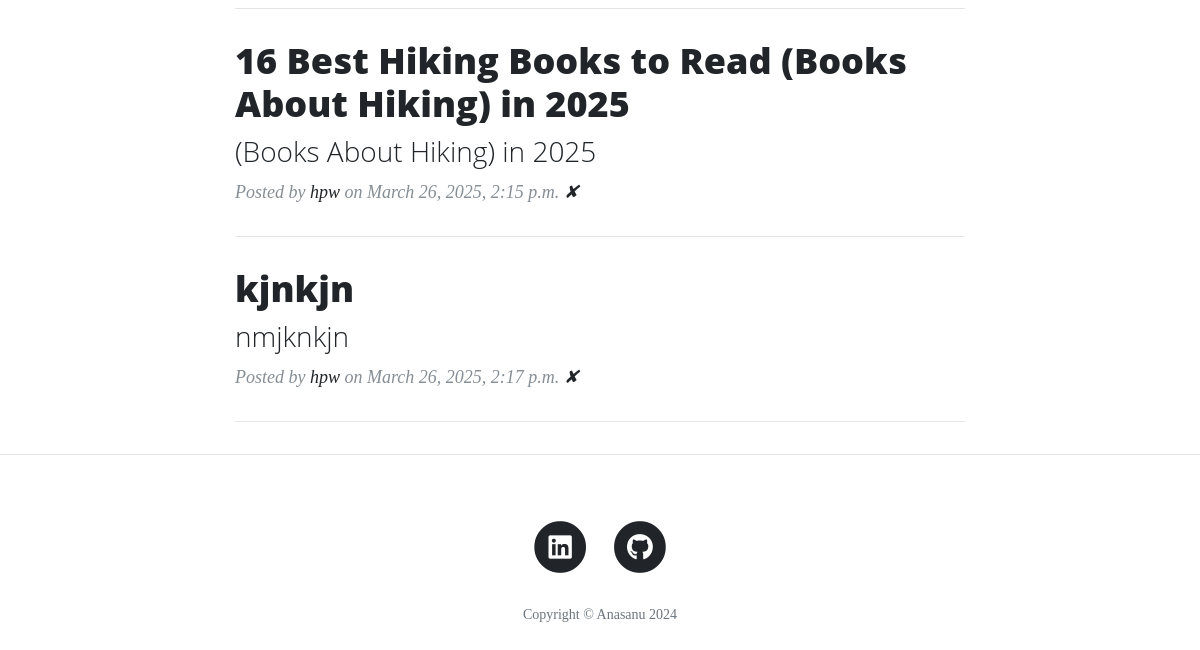
Before: /home/ (lower part) with the older database file.
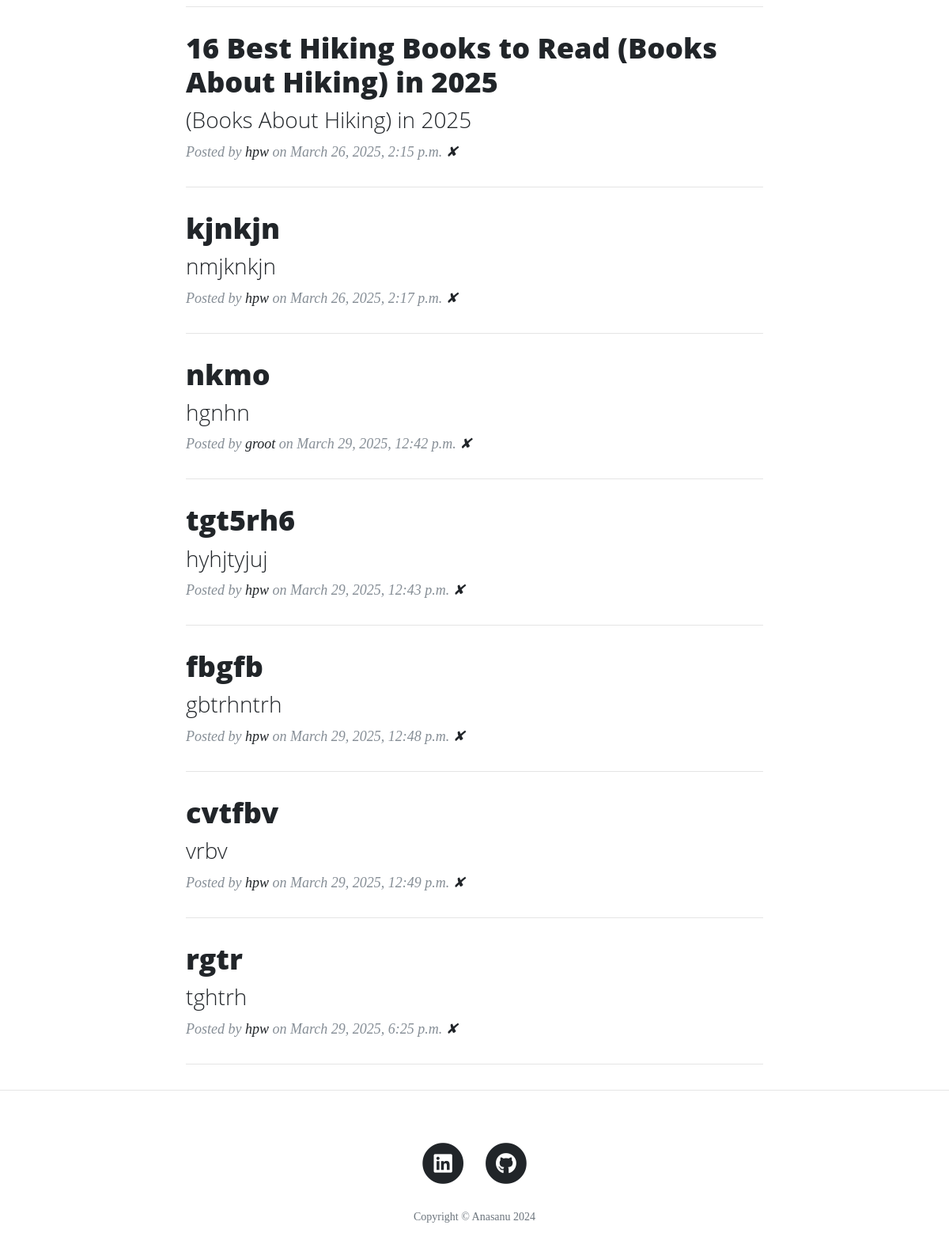
After: the same page with the newer database file.
### blog/models.py (models this page shows, shortened)
class Post(models.Model):
    id = models.UUIDField(primary_key=True, unique=True,
                          editable=False, default=uuid.uuid4)
    title = models.CharField(max_length=200, null=False)
    subtitle =models.CharField(max_length=200)
    content = CKEditor5Field('Content', config_name='extends')
    author = models.ForeignKey(Profile, on_delete=models.CASCADE)
    image = models.ImageField(null=True)
    created_at = models.DateTimeField(auto_now_add=True)
    updated_at = models.DateTimeField(default=now, editable=False)

### user/models.py (models this page shows, shortened)
class Profile(models.Model):
    user = models.OneToOneField(User, on_delete=models.CASCADE)
    photo = models.ImageField(blank=True)
    bio = models.CharField(max_length=150, blank=True)
    location = models.OneToOneField(Location, on_delete=models.SET_NULL,
                                    null=True)

### blog/views.py (the view)
# urls.py: path('home/', home_page, name='home'),
def home_page(request):
    all_posts = Post.objects.all()
    return render (request, 'views/home.html',{
        'all_posts':all_posts })

### blog/templates/views/home.html (shortened to what this page needs)
{% extends "base/base.html" %}
{% load static %}
{% block 'body' %}
  <div class="container">
    <div class="row">
      <div class="col-lg-8 col-md-10 mx-auto">
        {% for post in all_posts %}
        <div class="post-preview">
          <a href="{% url 'post_list' id=post.id %}" style="text-decoration: none;">
            <h2 class="post-title">
              {{post.title}}
            </h2>
            <h3 class="post-subtitle">
              {{post.subtitle}}
            </h3>
          </a>
          <p class="post-meta">Posted by
            <a href="#">{{post.author.user}}</a>
            on {{post.updated_at}}
          <a href=""> ✘</a>
          </p>
        </div>
        <hr>
        {% endfor %}
      </div>
    </div>
  </div>
  <hr>
{% endblock %}

Changed rows visible on the page:
added Post: title "nkmo", subtitle "hgnhn", author.user "groot", updated_at "March 29, 2025, 12:42 p.m."
added Post: title "tgt5rh6", subtitle "hyhjtyjuj", author.user "hpw", updated_at "March 29, 2025, 12:43 p.m."
added Post: title "fbgfb", subtitle "gbtrhntrh", author.user "hpw", updated_at "March 29, 2025, 12:48 p.m."
added Post: title "cvtfbv", subtitle "vrbv", author.user "hpw", updated_at "March 29, 2025, 12:49 p.m."
added Post: title "rgtr", subtitle "tghtrh", author.user "hpw", updated_at "March 29, 2025, 6:25 p.m."
